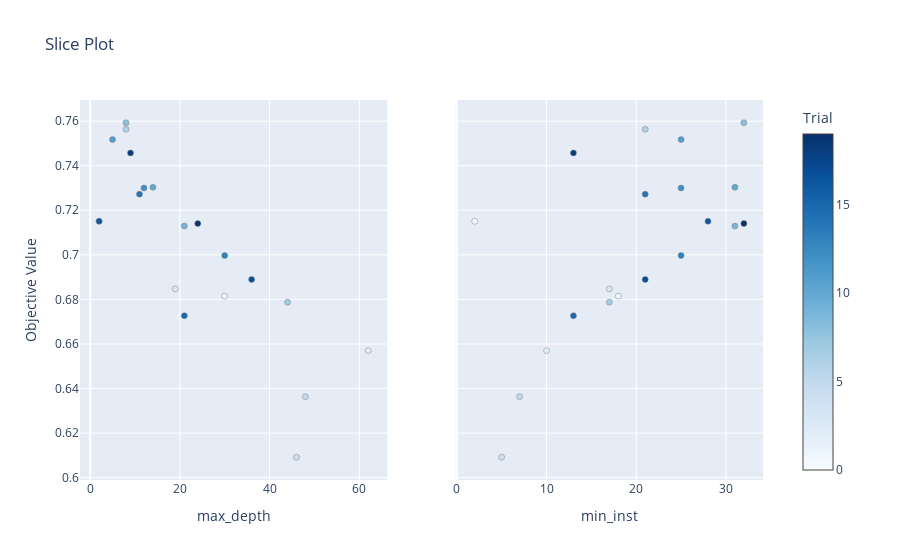

Notebook cell for this chart:
### Code cell
plot_slice(dtree_study)

### Figure 1 — Plotly figure (JSON) as saved in the notebook; plotly's stock layout.template omitted (floating-point values rounded to 4 significant figures)
{"data": [{"marker": {"color": [0, 1, 2, 3, 4, 5, 6, 7, 8, 9, 10, 11, 12, 13, 14, 15, 16, 17, 18, 19], "colorbar": {"title": {"text": "Trial"}, "x": 1, "xpad": 40}, "colorscale": [[0, "rgb(247,251,255)"], [0.125, "rgb(222,235,247)"], [0.25, "rgb(198,219,239)"], [0.375, "rgb(158,202,225)"], [0.5, "rgb(107,174,214)"], [0.625, "rgb(66,146,198)"], [0.75, "rgb(33,113,181)"], [0.875, "rgb(8,81,156)"], [1, "rgb(8,48,107)"]], "line": {"color": "Grey", "width": 0.5}, "showscale": true}, "mode": "markers", "showlegend": false, "type": "scatter", "x": [2, 30, 62, 19, 46, 48, 8, 44, 8, 21, 14, 5, 12, 30, 11, 21, 2, 36, 9, 24], "xaxis": "x", "y": [0.7151, 0.6815, 0.657, 0.6847, 0.6092, 0.6363, 0.7564, 0.6788, 0.7593, 0.7129, 0.7303, 0.7517, 0.73, 0.6997, 0.7272, 0.6727, 0.7151, 0.689, 0.7457, 0.714], "yaxis": "y"}, {"marker": {"color": [0, 1, 2, 3, 4, 5, 6, 7, 8, 9, 10, 11, 12, 13, 14, 15, 16, 17, 18, 19], "colorbar": {"title": {"text": "Trial"}, "x": 1, "xpad": 40}, "colorscale": [[0, "rgb(247,251,255)"], [0.125, "rgb(222,235,247)"], [0.25, "rgb(198,219,239)"], [0.375, "rgb(158,202,225)"], [0.5, "rgb(107,174,214)"], [0.625, "rgb(66,146,198)"], [0.75, "rgb(33,113,181)"], [0.875, "rgb(8,81,156)"], [1, "rgb(8,48,107)"]], "line": {"color": "Grey", "width": 0.5}, "showscale": false}, "mode": "markers", "showlegend": false, "type": "scatter", "x": [2, 18, 10, 17, 5, 7, 21, 17, 32, 31, 31, 25, 25, 25, 21, 13, 28, 21, 13, 32], "xaxis": "x2", "y": [0.7151, 0.6815, 0.657, 0.6847, 0.6092, 0.6363, 0.7564, 0.6788, 0.7593, 0.7129, 0.7303, 0.7517, 0.73, 0.6997, 0.7272, 0.6727, 0.7151, 0.689, 0.7457, 0.714], "yaxis": "y2"}], "layout": {"title": {"text": "Slice Plot"}, "xaxis": {"anchor": "y", "domain": [0, 0.45], "title": {"text": "max_depth"}}, "xaxis2": {"anchor": "y2", "domain": [0.55, 1], "title": {"text": "min_inst"}}, "yaxis": {"anchor": "x", "domain": [0, 1], "title": {"text": "Objective Value"}}, "yaxis2": {"anchor": "x2", "domain": [0, 1], "matches": "y", "showticklabels": false}}}
